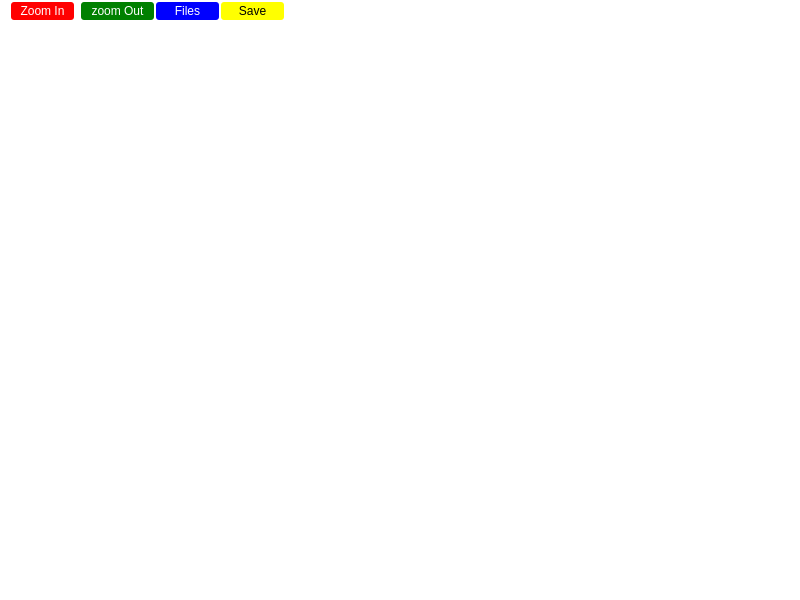
<?xml version="1.0" encoding="UTF-8"?>
<ui version="4.0">
    <class>MainWindow</class>
    <widget class="QMainWindow" name="ImageViewer">
        <property name="geometry">
            <rect>
                <x>0</x>
                <y>0</y>
                <width>800</width>
                <height>600</height>
            </rect>
        </property>
        <property name="windowTitle">
            <string>Image viewer</string>
        </property>
        <widget class="QWidget" name="centralWidget">
            <property name="styleSheet">
                <string>
                    QWidget#centralWidget {
                        background-color: white;
                    }
                    QPushButton#pushButton1 {
                        background-color: red;
                        color: white;
                        margin: 1px;
                        padding: 1px;
                        border-radius: 3px;
                    }
                    QPushButton#pushButton2 {
                        background-color: green;
                        color: white;
                        margin: 1px;
                        padding: 1px;
                        border-radius: 3px;
                    }
                    QPushButton#pushButton3 {
                        background-color: blue;
                        color: white;
                        margin: 1px;
                        padding: 1px;
                        border-radius: 3px;
                    }
                    QPushButton#pushButton4 {
                        background-color: yellow;
                        color: black;
                        margin: 1px;
                        padding: 1px;
                        border-radius: 3px;
                    }
                </string>
            </property>
            <widget class="QPushButton" name="pushButton1">
                <property name="geometry">
                    <rect>
                        <x>10</x>
                        <y>1</y>
                        <width>65</width>
                        <height>20</height>
                    </rect>
                </property>
                <property name="text">
                    <string>Zoom In</string>
                </property>
            </widget>
            <widget class="QPushButton" name="pushButton2">
                <property name="geometry">
                    <rect>
                        <x>80</x>
                        <y>1</y>
                        <width>75</width>
                        <height>20</height>
                    </rect>
                </property>
                <property name="text">
                    <string>zoom Out</string>
                </property>
            </widget>
            <widget class="QPushButton" name="pushButton3">
                <property name="geometry">
                    <rect>
                        <x>155</x>
                        <y>1</y>
                        <width>65</width>
                        <height>20</height>
                    </rect>
                </property>
                <property name="text">
                    <string>Files</string>
                </property>
            </widget>
            <widget class="QPushButton" name="pushButton4">
                <property name="geometry">
                    <rect>
                        <x>220</x>
                        <y>1</y>
                        <width>65</width>
                        <height>20</height>
                    </rect>
                </property>
                <property name="text">
                    <string>Save</string>
                </property>
            </widget>
        </widget>
        <action name="actionExit">
            <property name="text">
                <string>Exit</string>
            </property>
        </action>
    </widget>
    <resources/>
    <connections/>
</ui>
